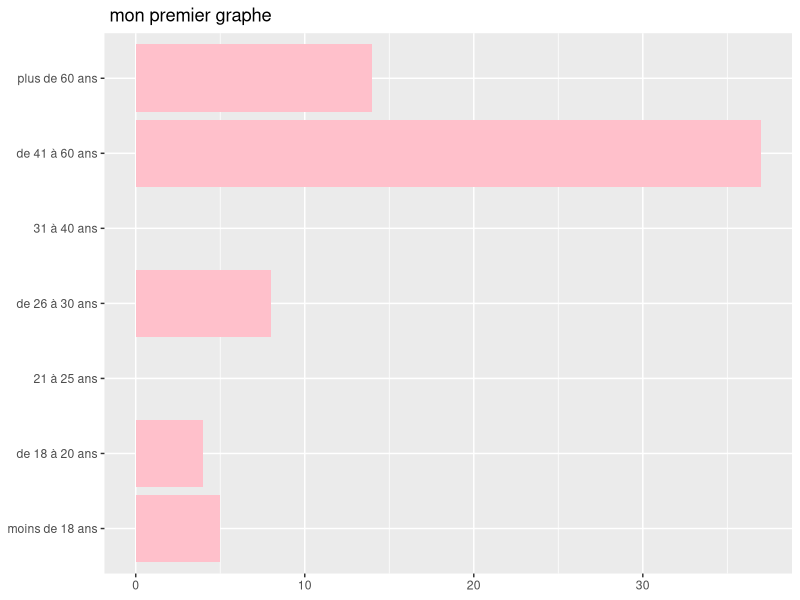
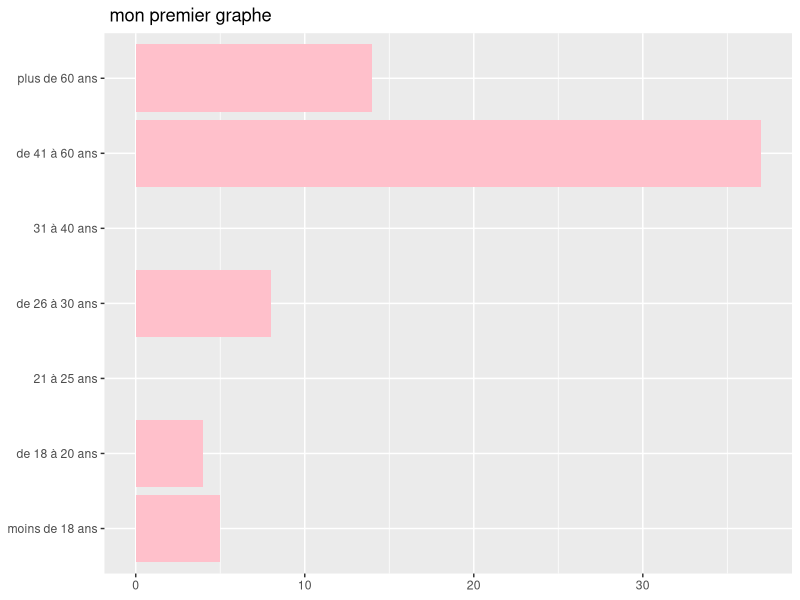

Write the R code that produced these figures, in order.
## ---- chunk 1
#charger la boite à outil
library(tidyverse)

#importer le fichier 
df <- read_csv("MusicPlateform2.csv") %>%
  rename(Age=71)
#recoder et ordonner les modalité d'âge

df$Age <- factor(df$Age, ordered = TRUE, 
                                levels = c("moins de 18 ans", 
                                           "de 18 à 20 ans", 
                                           "21 à 25 ans", 
                                           "de 26 à 30 ans", 
                                           "31 à 40 ans",
                                           "de 41 à 60 ans",
                                           "plus de 60 ans"))
#transformer la table en dataframe
foo<- as.data.frame(table(df$Age))

# relaiser le graphique
ggplot(foo,aes(x=Var1, y=Freq))+
  geom_bar(stat="identity", fill="pink")+
  coord_flip()+
  labs(title=" mon premier graphe", x=NULL, y=NULL)

# sauvegarder le dossier 
ggsave("G1.jpeg", plot=last_plot(), width = 28, height = 20, units = "cm")

